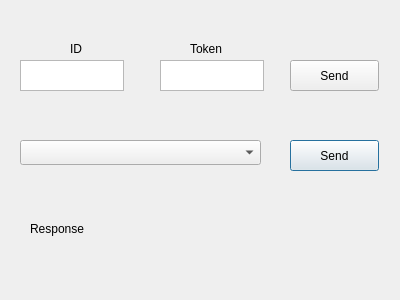
<?xml version="1.0" encoding="UTF-8"?>
<ui version="4.0">
 <class>Dialog</class>
 <widget class="QDialog" name="Dialog">
  <property name="geometry">
   <rect>
    <x>0</x>
    <y>0</y>
    <width>400</width>
    <height>300</height>
   </rect>
  </property>
  <property name="windowTitle">
   <string>Dialog</string>
  </property>
  <widget class="QPushButton" name="combSend">
   <property name="geometry">
    <rect>
     <x>290</x>
     <y>140</y>
     <width>89</width>
     <height>31</height>
    </rect>
   </property>
   <property name="text">
    <string>Send</string>
   </property>
  </widget>
  <widget class="QLabel" name="label">
   <property name="geometry">
    <rect>
     <x>30</x>
     <y>220</y>
     <width>67</width>
     <height>17</height>
    </rect>
   </property>
   <property name="text">
    <string>Response</string>
   </property>
  </widget>
  <widget class="QPushButton" name="tokenSend">
   <property name="geometry">
    <rect>
     <x>290</x>
     <y>60</y>
     <width>89</width>
     <height>31</height>
    </rect>
   </property>
   <property name="text">
    <string>Send</string>
   </property>
  </widget>
  <widget class="QTextEdit" name="ID">
   <property name="geometry">
    <rect>
     <x>20</x>
     <y>60</y>
     <width>104</width>
     <height>31</height>
    </rect>
   </property>
  </widget>
  <widget class="QTextEdit" name="Token">
   <property name="geometry">
    <rect>
     <x>160</x>
     <y>60</y>
     <width>104</width>
     <height>31</height>
    </rect>
   </property>
  </widget>
  <widget class="QComboBox" name="comboBox">
   <property name="geometry">
    <rect>
     <x>20</x>
     <y>140</y>
     <width>241</width>
     <height>25</height>
    </rect>
   </property>
  </widget>
  <widget class="QLabel" name="Response">
   <property name="geometry">
    <rect>
     <x>180</x>
     <y>220</y>
     <width>67</width>
     <height>17</height>
    </rect>
   </property>
   <property name="text">
    <string/>
   </property>
  </widget>
  <widget class="QLabel" name="label_2">
   <property name="geometry">
    <rect>
     <x>70</x>
     <y>40</y>
     <width>67</width>
     <height>17</height>
    </rect>
   </property>
   <property name="text">
    <string>ID</string>
   </property>
  </widget>
  <widget class="QLabel" name="label_3">
   <property name="geometry">
    <rect>
     <x>190</x>
     <y>40</y>
     <width>67</width>
     <height>17</height>
    </rect>
   </property>
   <property name="text">
    <string>Token</string>
   </property>
  </widget>
 </widget>
 <resources/>
 <connections/>
</ui>
